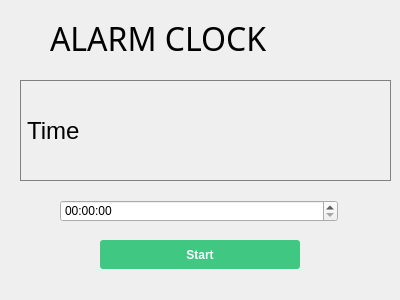
<?xml version="1.0" encoding="UTF-8"?>
<ui version="4.0">
 <class>Othersclock</class>
 <widget class="QDialog" name="Othersclock">
  <property name="geometry">
   <rect>
    <x>0</x>
    <y>0</y>
    <width>400</width>
    <height>300</height>
   </rect>
  </property>
  <property name="windowTitle">
   <string>Dialog</string>
  </property>
  <widget class="QTimeEdit" name="te_AlarmTime">
   <property name="geometry">
    <rect>
     <x>60</x>
     <y>200</y>
     <width>278</width>
     <height>22</height>
    </rect>
   </property>
  </widget>
  <widget class="QLabel" name="lb_Time">
   <property name="geometry">
    <rect>
     <x>20</x>
     <y>80</y>
     <width>371</width>
     <height>101</height>
    </rect>
   </property>
   <property name="maximumSize">
    <size>
     <width>16777215</width>
     <height>140</height>
    </size>
   </property>
   <property name="font">
    <font>
     <pointsize>18</pointsize>
    </font>
   </property>
   <property name="styleSheet">
    <string notr="true">QLabel {
  qproperty-alignment: 'AlignVCenter | AlignRight';
  border: 1px solid gray;
}</string>
   </property>
   <property name="text">
    <string>Time</string>
   </property>
  </widget>
  <widget class="QLabel" name="label_4">
   <property name="geometry">
    <rect>
     <x>50</x>
     <y>0</y>
     <width>284</width>
     <height>77</height>
    </rect>
   </property>
   <property name="maximumSize">
    <size>
     <width>16777215</width>
     <height>140</height>
    </size>
   </property>
   <property name="font">
    <font>
     <family>Rockwell</family>
     <pointsize>24</pointsize>
    </font>
   </property>
   <property name="text">
    <string>ALARM CLOCK</string>
   </property>
  </widget>
  <widget class="QLabel" name="lb_Reuse">
   <property name="geometry">
    <rect>
     <x>320</x>
     <y>280</y>
     <width>284</width>
     <height>77</height>
    </rect>
   </property>
   <property name="text">
    <string/>
   </property>
  </widget>
  <widget class="QPushButton" name="pb_SetAlam">
   <property name="geometry">
    <rect>
     <x>100</x>
     <y>240</y>
     <width>200</width>
     <height>29</height>
    </rect>
   </property>
   <property name="maximumSize">
    <size>
     <width>200</width>
     <height>16777215</height>
    </size>
   </property>
   <property name="styleSheet">
    <string notr="true">QPushButton {
  font-weight: 700;
  color: white;
  text-decoration: none;
  padding: .8em 1em calc(.8em + 3px);
  border-radius: 3px;
  background: rgb(64,199,129);
  box-shadow: 0 -3px rgb(53,167,110) inset;
  transition: 0.2s;
}</string>
   </property>
   <property name="text">
    <string>Start</string>
   </property>
  </widget>
 </widget>
 <resources/>
 <connections/>
</ui>
